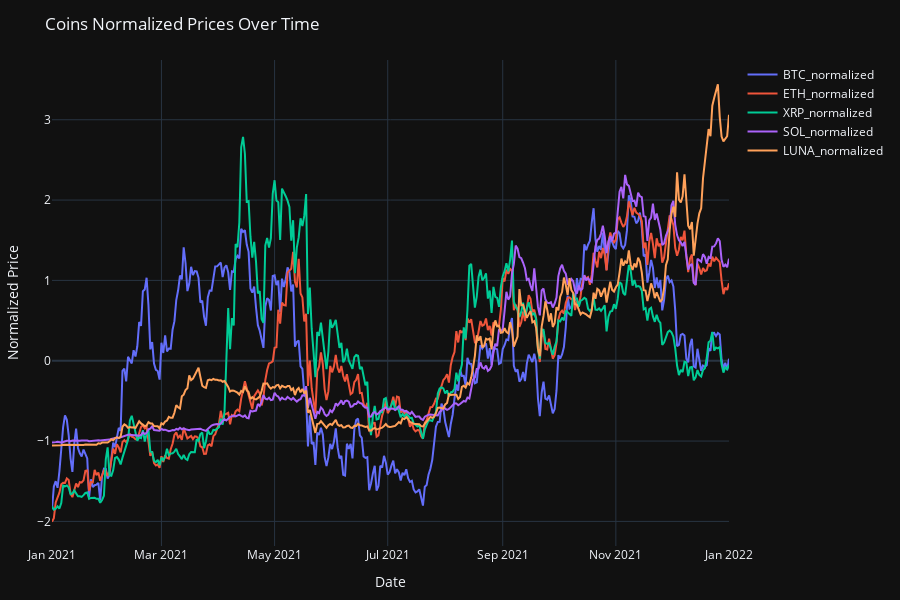

Here is the notebook cell this chart was saved with:
### Code cell
using PlotlyJS

templates.default = "plotly_dark";
templates

currency_symbols = Symbol.(names(df)[7:11]);

# marker=attr(size=2, line=attr(width=1, color="Red")),
# PlotlyJS.Layout(
#     title="Sharpe",
#     width=800, height=800,
# )
# )

plot(
    [scatter(df, x=:Date, y=symbol, mode="lines", name=string(symbol)) for symbol in currency_symbols],
    PlotlyJS.Layout(
        title="Coins Normalized Prices Over Time", 
        width=900,
        height=600,
        xaxis_title="Date",
        yaxis_title="Normalized Price",
     )
)

### Figure 1 — Plotly figure (JSON) as saved in the notebook; plotly's stock layout.template omitted (floating-point values rounded to 4 significant figures; data arrays with more than 128 entries replaced by an {"elided": "..."} marker saying what was removed)
{"data": [{"mode": "lines", "name": "BTC_normalized", "type": "scatter", "x": {"elided": "366 str values"}, "y": {"elided": "366 float values"}}, {"mode": "lines", "name": "ETH_normalized", "type": "scatter", "x": {"elided": "366 str values"}, "y": {"elided": "366 float values"}}, {"mode": "lines", "name": "XRP_normalized", "type": "scatter", "x": {"elided": "366 str values"}, "y": {"elided": "366 float values"}}, {"mode": "lines", "name": "SOL_normalized", "type": "scatter", "x": {"elided": "366 str values"}, "y": {"elided": "366 float values"}}, {"mode": "lines", "name": "LUNA_normalized", "type": "scatter", "x": {"elided": "366 str values"}, "y": {"elided": "366 float values"}}], "layout": {"height": 600, "margin": {"b": 50, "l": 50, "r": 50, "t": 60}, "title": "Coins Normalized Prices Over Time", "width": 900, "xaxis": {"title": {"text": "Date"}}, "yaxis": {"title": {"text": "Normalized Price"}}}}
